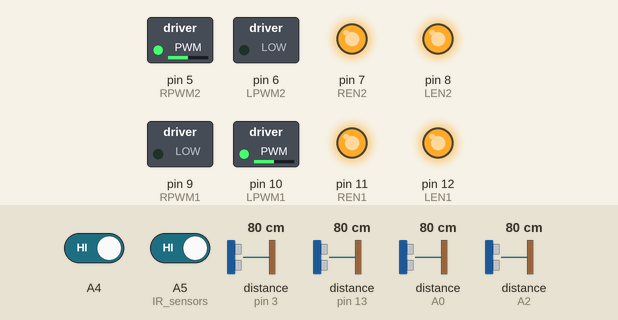
The sketch below on a simulated Arduino Uno, built with avr-gcc and run on an emulated ATmega328P. Parts: switched loads named in the sketch (green lamp = pin HIGH), output pins drawn as LEDs (lit = HIGH). Wiring (inferred from the names in the program): 4 × ultrasonic range finder: trigger pin 2, echo pin 3 / trigger pin 4, echo pin 13 / trigger A1, echo A0 / trigger A3, echo A2. Inputs (shaded band) come from the test bench; at power-on: distance to the obstacle (sensors on pin 13, pin 3, A0, A2) 80 cm, A4 HIGH, A5 (IR_sensors) HIGH. The echo pulse lasts 58.3 µs per cm; pins used as bus, display or sensor lines are not drawn.

Above: at 1.2 s.
1.3 s: distance to the obstacle (sensor on pin 13) set to 65 cm
2.8 s: distance to the obstacle (sensor on pin 13) set to 55 cm
At 3.3 s:
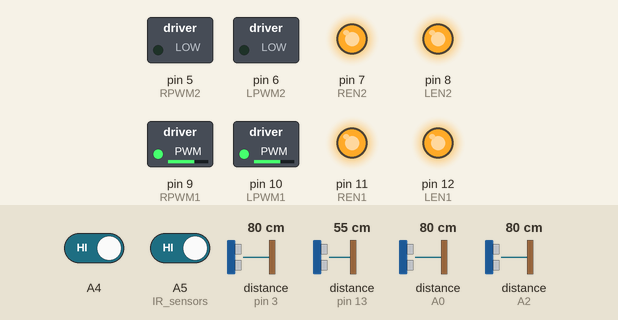
5.8 s: A4 driven LOW
At 6.8 s:
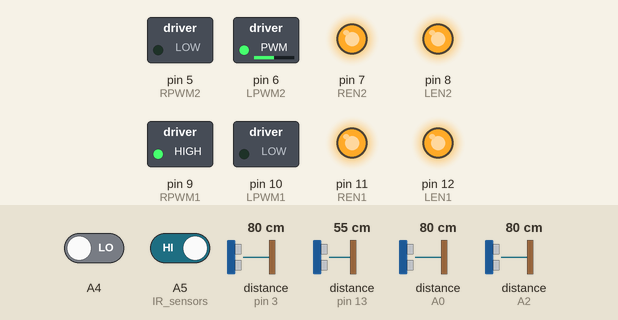
7.5 s: A5 (IR_sensors) driven LOW
At 7.9 s:
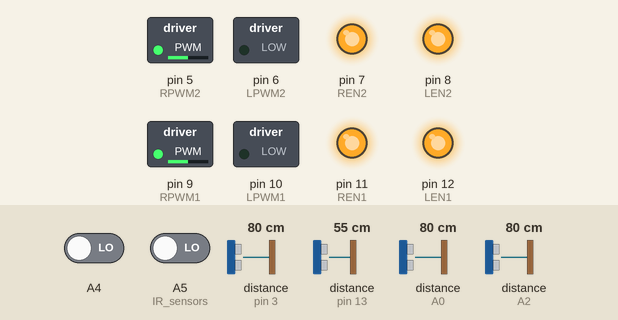
9.1 s: A4 driven HIGH
At 10.3 s:
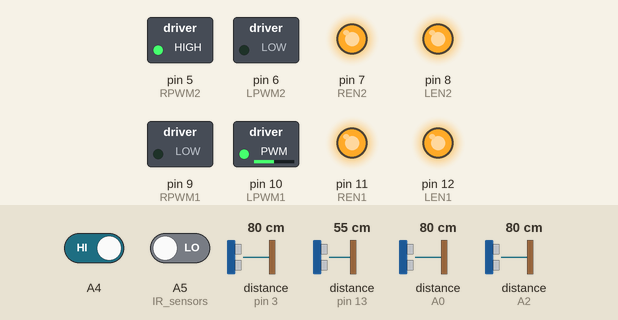
Timing chart, 0 to 11.7 s (numbered marks = the images above; inputs shaded):
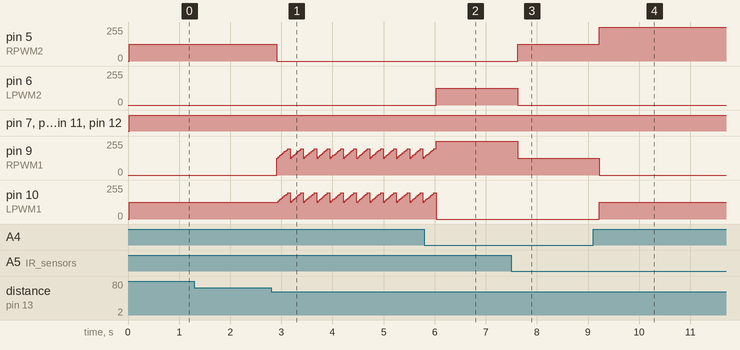

The sketch:

sketch_kronosai1.ino
```cpp
// Motor Driver Pins
#define RPWM2 5
#define LPWM2 6
#define REN2 7
#define LEN2 8
#define RPWM1 9
#define LPWM1 10
#define REN1 11
#define LEN1 12

#define actDelay 10
#define maxRange 60

// Ultrasonic sensors
int trig1 = 4,   echo1 = 13;  // Front Left
int trig2 = A1,  echo2 = A0;  // Front Right
int trig3 = 2,   echo3 = 3;   // Left Side
int trig4 = A3,  echo4 = A2;  // Right Side

void setup() {
  pinMode(trig1, OUTPUT);  pinMode(echo1, INPUT);
  pinMode(trig2, OUTPUT);  pinMode(echo2, INPUT);
  pinMode(trig3, OUTPUT);  pinMode(echo3, INPUT);
  pinMode(trig4, OUTPUT);  pinMode(echo4, INPUT);

  pinMode(LPWM1, OUTPUT);  pinMode(RPWM1, OUTPUT);
  pinMode(LPWM2, OUTPUT);  pinMode(RPWM2, OUTPUT);
  pinMode(LEN1, OUTPUT);   pinMode(LEN2, OUTPUT);
  pinMode(REN1, OUTPUT);   pinMode(REN2, OUTPUT);

  pinMode(A4, INPUT);      pinMode(A5, INPUT); // IR sensors
}

long getDistance(int trig, int echo) {
  digitalWrite(trig, LOW); delayMicroseconds(2);
  digitalWrite(trig, HIGH); delayMicroseconds(10);
  digitalWrite(trig, LOW);
  long duration = pulseIn(echo, HIGH, 20000); // timeout added
  return (duration == 0) ? 999 : (duration / 2) / 29.1;
}

void loop() {
  int AINL = digitalRead(A4);
  int AINR = digitalRead(A5);

  long d1 = getDistance(trig1, echo1);
  long d2 = getDistance(trig2, echo2);
  long d3 = getDistance(trig3, echo3);
  long d4 = getDistance(trig4, echo4);

  // EDGE DETECTED - reverse and turn
  if (!AINL || !AINR) {
    digitalWrite(LEN1, HIGH); digitalWrite(LEN2, HIGH);
    digitalWrite(REN1, HIGH); digitalWrite(REN2, HIGH);

    if (!AINL && !AINR) {
      analogWrite(LPWM1, 0); analogWrite(RPWM1, 127);
      analogWrite(LPWM2, 0); analogWrite(RPWM2, 127);
    }
    else if (!AINL) {
      analogWrite(LPWM1, 0); analogWrite(RPWM1, 255);
      analogWrite(LPWM2, 127); analogWrite(RPWM2, 0);
    }
    else if (!AINR) {
      analogWrite(LPWM1, 127); analogWrite(RPWM1, 0);
      analogWrite(LPWM2, 0); analogWrite(RPWM2, 255);
    }
    delay(300); // Back off hard
    return;
  }

  // FIGHT MODE
  bool frontLeft = d1 < maxRange;
  bool frontRight = d2 < maxRange;
  bool sideLeft = d3 < maxRange;
  bool sideRight = d4 < maxRange;

  // --- ATTACK SEQUENCES ---
  if (frontLeft || frontRight) {
    int nearest = min(d1, d2);
    int startPWM = 127;
    int endPWM = (nearest <= 20) ? 255 : 200;
    int rampStep = 10;
    int delayStep = (nearest <= 20) ? 0 : (nearest <= 40 ? 15 : 30);

    for (int pwm = startPWM; pwm <= endPWM; pwm += rampStep) {
      digitalWrite(LEN1, HIGH); digitalWrite(LEN2, HIGH);
      digitalWrite(REN1, HIGH); digitalWrite(REN2, HIGH);
      analogWrite(LPWM1, pwm); analogWrite(LPWM2, 0);
      analogWrite(RPWM1, pwm); analogWrite(RPWM2, 0);
      delay(delayStep);
    }
    return;
  }

  // FLANK STRATEGY - turn to face opponent
  if (sideLeft) {
    digitalWrite(LEN1, HIGH); digitalWrite(LEN2, HIGH);
    digitalWrite(REN1, HIGH); digitalWrite(REN2, HIGH);
    analogWrite(LPWM1, 0); analogWrite(LPWM2, 127);
    analogWrite(RPWM1, 127); analogWrite(RPWM2, 0);
    delay(100);
    return;
  }
  if (sideRight) {
    digitalWrite(LEN1, HIGH); digitalWrite(LEN2, HIGH);
    digitalWrite(REN1, HIGH); digitalWrite(REN2, HIGH);
    analogWrite(LPWM1, 127); analogWrite(LPWM2, 0);
    analogWrite(RPWM1, 0); analogWrite(RPWM2, 127);
    delay(100);
    return;
  }

  // LOST TARGET - rotate to find opponent
  digitalWrite(LEN1, HIGH); digitalWrite(LEN2, HIGH);
  digitalWrite(REN1, HIGH); digitalWrite(REN2, HIGH);
  analogWrite(LPWM1, 127); analogWrite(LPWM2, 0);
  analogWrite(RPWM1, 0); analogWrite(RPWM2, 127);
  delay(100);
}
```

Measured:
- the behaviour switches between 61 and 60 cm on distance to the obstacle (sensor on pin 13) (found by bisection; images 0 and 1)
- after the input at 1.3 s, every drawn part: stays the same
- after the input at 2.8 s, pin 5 (RPWM2): 127/255 → 0/255 after 0.11 s; pin 9 (RPWM1): 0/255 → 127/255 after 0.11 s, then repeats every 0.26 s: 137/255 0.03 s, 147/255 0.03 s, 157/255 0.03 s, 167/255 0.03 s, 177/255 0.03 s, 187/255 0.03 s, 197/255 0.05 s, 127/255 0.03 s
- after the input at 5.8 s, pin 6 (LPWM2): 0/255 → 127/255 after 0.23 s
- after the input at 7.5 s, pin 5 (RPWM2): 0/255 → 127/255 after 0.13 s; pin 6 (LPWM2): 127/255 → 0/255 after 0.13 s; pin 9 (RPWM1): 255/255 → 127/255 after 0.13 s
- after the input at 9.1 s, pin 5 (RPWM2): 127/255 → 255/255 after 0.12 s; pin 9 (RPWM1): 127/255 → 0/255 after 0.12 s; pin 10 (LPWM1): 0/255 → 127/255 after 0.12 s
